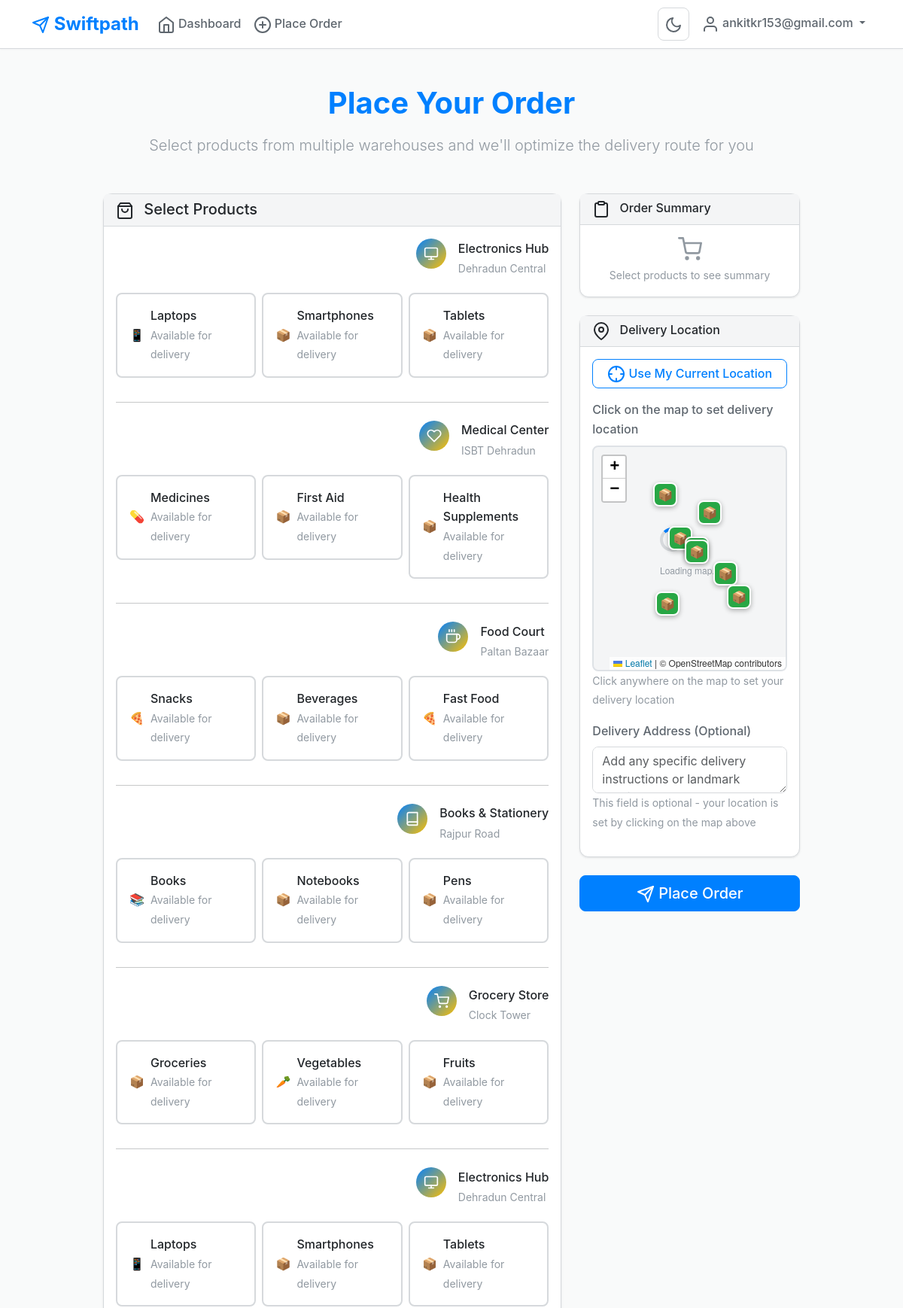
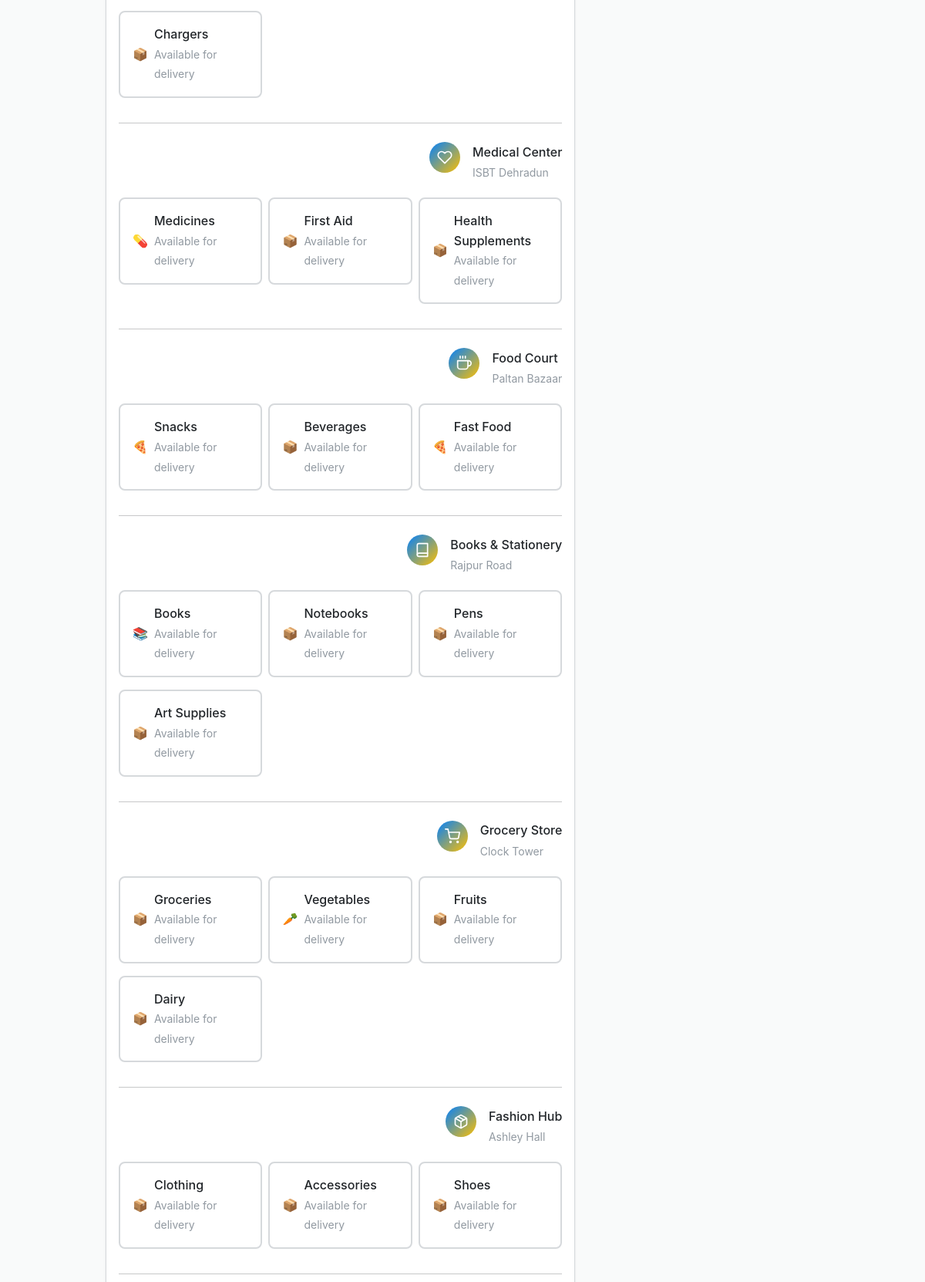
The app's page /place_order (signed in, upper part) with its own data (2 pictures, top to bottom).
### models.py (models this page shows)
class User(UserMixin, db.Model):
    id = db.Column(db.Integer, primary_key=True)
    username = db.Column(db.String(64), unique=True, nullable=False)
    email = db.Column(db.String(120), unique=True, nullable=False)
    password_hash = db.Column(db.String(256))
    user_type = db.Column(db.String(20), default='customer')
    full_name = db.Column(db.String(100))
    phone = db.Column(db.String(20))
    address = db.Column(db.Text)
    created_at = db.Column(db.DateTime, default=datetime.utcnow)
    orders = db.relationship('Order', backref='customer', lazy=True)

class Warehouse(db.Model):
    id = db.Column(db.Integer, primary_key=True)
    name = db.Column(db.String(100), nullable=False)
    location = db.Column(db.String(200))
    lat = db.Column(db.Float)
    lng = db.Column(db.Float)
    products = db.Column(db.Text)
    created_at = db.Column(db.DateTime, default=datetime.utcnow)
    def get_products_list(self):
        if self.products:
            return self.products.split(',')
        return []

### routes.py (the view, shortened to what this page needs)
@app.route('/place_order', methods=['GET', 'POST'])
@login_required
def place_order():
    if current_user.user_type != 'customer':
        flash('Access denied', 'error')
        return redirect(url_for('index'))
    warehouses = Warehouse.query.all()
    return render_template('place_order.html', warehouses=warehouses)

### templates/place_order.html (shortened to what this page needs)
{% extends "base.html" %}
{% block content %}
<div class="container py-5">
    <div class="row justify-content-center">
        <div class="col-lg-10">
            <div class="text-center mb-5">
                <h1 class="display-6 fw-bold text-primary mb-3">Place Your Order</h1>
                <p class="lead text-muted">
                    Select products from multiple warehouses and we'll optimize the delivery route for you
                </p>
            </div>
            <form method="POST" id="orderForm" novalidate>
                <div class="row g-4">
                    <div class="col-lg-8">
                        <div class="card">
                            <div class="card-header">
                                <h5 class="mb-0">
                                    <i data-feather="shopping-bag" class="me-2"></i>
                                    Select Products
                                </h5>
                            </div>
                            <div class="card-body">
                                {% if warehouses %}
                                    {% for warehouse in warehouses %}
                                    <div class="warehouse-section mb-4">
                                        <div class="d-flex align-items-center mb-3">
                                            <div class="feature-icon me-3" style="width: 40px; height: 40px;">
                                                {% if 'Electronics' in warehouse.name %}
                                                    <i data-feather="monitor" style="width: 20px; height: 20px;"></i>
                                                {% elif 'Medical' in warehouse.name %}
                                                    <i data-feather="heart" style="width: 20px; height: 20px;"></i>
                                                {% elif 'Food' in warehouse.name %}
                                                    <i data-feather="coffee" style="width: 20px; height: 20px;"></i>
                                                {% elif 'Books' in warehouse.name %}
                                                    <i data-feather="book" style="width: 20px; height: 20px;"></i>
                                                {% elif 'Grocery' in warehouse.name %}
                                                    <i data-feather="shopping-cart" style="width: 20px; height: 20px;"></i>
                                                {% else %}
                                                    <i data-feather="package" style="width: 20px; height: 20px;"></i>
                                                {% endif %}
                                            </div>
                                            <div>
                                                <h6 class="mb-1">{{ warehouse.name }}</h6>
                                                <small class="text-muted">{{ warehouse.location }}</small>
                                            </div>
                                        </div>
                                        <div class="row g-2">
                                            {% for product in warehouse.get_products_list() %}
                                            <div class="col-md-6 col-lg-4">
                                                <div class="product-item">
                                                    <label for="product_{{ warehouse.id }}_{{ loop.index }}" class="w-100">
                                                        <div class="d-flex align-items-center">
                                                            <div class="me-2">
                                                                {% if 'Laptop' in product %}
                                                                    📱
                                                                {% elif 'Medicine' in product %}
                                                                    💊
                                                                {% elif 'Snack' in product or 'Food' in product %}
                                                                    🍕
                                                                {% elif 'Book' in product %}
                                                                    📚
                                                                {% elif 'Grocery' in product or 'Vegetable' in product %}
                                                                    🥕
                                                                {% else %}
                                                                    📦
                                                                {% endif %}
                                                            </div>
                                                            <div class="flex-grow-1">
                                                                <div class="fw-medium">{{ product.strip() }}</div>
                                                                <small class="text-muted">Available for delivery</small>
                                                            </div>
                                                        </div>
                                                    </label>
                                                </div>
                                            </div>
                                            {% endfor %}
                                        </div>
                                    </div>
                                    {% if not loop.last %}
                                        <hr class="my-4">
                                    {% endif %}
                                    {% endfor %}
                                {% else %}
                                    <div class="text-center py-5">
                                        <i data-feather="package" style="width: 48px; height: 48px;" class="text-muted mb-3"></i>
                                        <h6 class="text-muted">No warehouses available</h6>
                                        <p class="text-muted">Please try again later.</p>
                                    </div>
                                {% endif %}
                            </div>
                        </div>
                    </div>
                    <div class="col-lg-4">
                        <div class="card mb-4">
                            <div class="card-header">
                                <h6 class="mb-0">
                                    <i data-feather="clipboard" class="me-2"></i>
                                    Order Summary
                                </h6>
                            </div>
                            <div class="card-body">
                                <div id="orderSummary">
                                    <div class="text-center text-muted">
                                        <i data-feather="shopping-cart" style="width: 32px; height: 32px;" class="mb-2"></i>
                                        <p class="small mb-0">Select products to see summary</p>
                                    </div>
                                </div>
                            </div>
                        </div>
                        <div class="card">
                            <div class="card-header">
                                <h6 class="mb-0">
                                    <i data-feather="map-pin" class="me-2"></i>
                                    Delivery Location
                                </h6>
                            </div>
                            <div class="card-body">
                                <div class="mb-3">
                                    <button type="button" class="btn btn-outline-primary w-100" id="getLocationBtn">
                                        <i data-feather="crosshair"></i>
                                        Use My Current Location
                                    </button>
                                </div>
                                <div class="mb-3">
                                    <label class="form-label">Click on the map to set delivery location</label>
                                    <div class="map-container" id="deliveryMap" style="height: 300px; border: 2px solid #dee2e6; border-radius: 8px;">
                                        <div class="d-flex align-items-center justify-content-center h-100 text-muted">
                                            <div class="text-center">
                                                <p>Loading map...</p>
                                            </div>
                                        </div>
                                    </div>
                                    <small class="text-muted">Click anywhere on the map to set your delivery location</small>
                                </div>
                                <div class="mb-3">
                                    <label for="delivery_address" class="form-label">Delivery Address (Optional)</label>
                                    <textarea class="form-control"
                                              id="delivery_address"
                                              name="delivery_address"
                                              rows="2"
                                              placeholder="Add any specific delivery instructions or landmark details"></textarea>
                                    <small class="text-muted">This field is optional - your location is set by clicking on the map above</small>
                                </div>
                            </div>
                        </div>
                        <div class="d-grid mt-4">
                            <button type="submit" class="btn btn-primary btn-lg">
                                <i data-feather="send"></i>
                                Place Order
                            </button>
                        </div>
                    </div>
                </div>
            </form>
        </div>
    </div>
</div>
{% endblock %}

### templates/base.html (shortened to what this page needs)
<!DOCTYPE html>
<html lang="en" data-theme="light">
<head>
    <link href="https://cdn.jsdelivr.net/npm/bootstrap@5.3.0/dist/css/bootstrap.min.css" rel="stylesheet">
    <link rel="stylesheet" href="https://unpkg.com/leaflet@1.9.4/dist/leaflet.css" />
    <link rel="stylesheet" href="{{ url_for('static', filename='css/style.css') }}">
</head>
<body>
    <nav class="navbar navbar-expand-lg navbar-light sticky-top">
        <div class="container">
            <a class="navbar-brand" href="{{ url_for('index') }}">
                <i data-feather="send"></i>
                Swiftpath
            </a>
            <div class="collapse navbar-collapse" id="navbarNav">
                <ul class="navbar-nav me-auto">
                    {% if current_user.is_authenticated %}
                        {% if current_user.user_type == 'customer' %}
                            <li class="nav-item">
                                <a class="nav-link" href="{{ url_for('customer_dashboard') }}">
                                    <i data-feather="home"></i> Dashboard
                                </a>
                            </li>
                            <li class="nav-item">
                                <a class="nav-link" href="{{ url_for('place_order') }}">
                                    <i data-feather="plus-circle"></i> Place Order
                                </a>
                            </li>
                        {% elif current_user.user_type in ['admin', 'vendor'] %}
                            <li class="nav-item">
                                <a class="nav-link" href="{{ url_for('admin_dashboard') }}">
                                    <i data-feather="settings"></i> Admin Dashboard
                                </a>
                            </li>
                        {% endif %}
                    {% endif %}
                </ul>
                <ul class="navbar-nav">
                    <li class="nav-item">
                        <button class="theme-toggle me-2" id="themeToggle" title="Toggle theme">
                        </button>
                    </li>
                    {% if current_user.is_authenticated %}
                        <li class="nav-item dropdown">
                            <a class="nav-link dropdown-toggle" href="#" id="userDropdown" role="button" data-bs-toggle="dropdown">
                                <i data-feather="user"></i>
                                {{ current_user.username }}
                            </a>
                        </li>
                    {% endif %}
                </ul>
            </div>
        </div>
    </nav>
    <main>
        {% block content %}{% endblock %}
    </main>
</body>
</html>

### records on screen
User: username "ankitkr153@gmail.com"
Warehouse: name "Electronics Hub", location "Dehradun Central", strip "Laptops" "Smartphones" "Tablets"
Warehouse: name "Medical Center", location "ISBT Dehradun", strip "Medicines" "First Aid" "Health Supplements"
Warehouse: name "Food Court", location "Paltan Bazaar", strip "Snacks" "Beverages" "Fast Food"
Warehouse: name "Books & Stationery", location "Rajpur Road", strip "Books" "Notebooks" "Pens"
Warehouse: name "Grocery Store", location "Clock Tower", strip "Groceries" "Vegetables" "Fruits"
Warehouse: name "Electronics Hub", location "Dehradun Central", strip "Laptops" "Smartphones" "Tablets" "Chargers"
Warehouse: name "Medical Center", location "ISBT Dehradun", strip "Medicines" "First Aid" "Health Supplements"
Warehouse: name "Food Court", location "Paltan Bazaar", strip "Snacks" "Beverages" "Fast Food"
Warehouse: name "Books & Stationery", location "Rajpur Road", strip "Books" "Notebooks" "Pens" "Art Supplies"
Warehouse: name "Grocery Store", location "Clock Tower", strip "Groceries" "Vegetables" "Fruits" "Dairy"
Warehouse: name "Fashion Hub", location "Ashley Hall", strip "Clothing" "Accessories" "Shoes"
